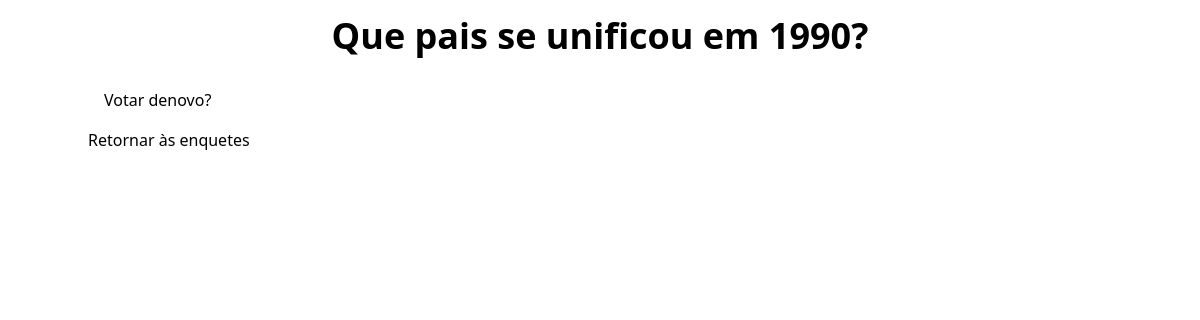
The page /polls/2/results/ on the database as committed earlier.
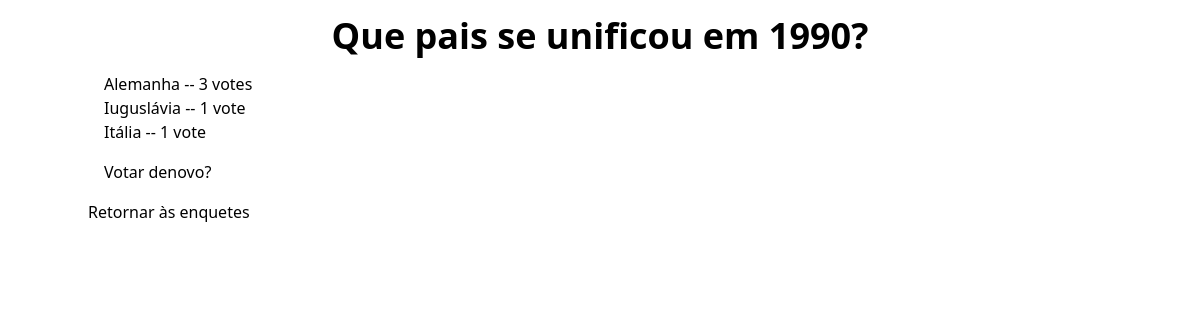
The same page on the database as committed later.
### polls/models.py (models this page shows, shortened)
class Choice(models.Model):
    question = models.ForeignKey(Question, on_delete=models.CASCADE)
    choice_text = models.CharField(max_length=200)
    votes = models.IntegerField(default=0)

### polls/views.py (the view)
# urls.py: path('<int:pk>/results/', views.ResultsView.as_view(), name='results'),
class ResultsView(generic.DetailView):
    model = Question
    template_name = 'polls/results.html'

### polls/templates/polls/results.html (shortened to what this page needs)
<!DOCTYPE html>
<html lang="en">
{% load tailwind_tags %}
<head>
{% tailwind_css %}
</head>
<body class="container mx-auto">
<h1 class="font-bold text-4xl p-4 text-center">{{ question.question_text }}</h1>
<ul class="mx-4">
{% for choice in question.choice_set.all %}
    <li>{{ choice.choice_text }} -- {{ choice.votes }} vote{{ choice.votes|pluralize }}</li>
{% endfor %}
</ul>
<p class="m-4 hover:font-bold hover:text-blue-700"> <a href="{% url 'polls:detail' question.id %}">Votar denovo?</a></p>
<p class=""><a href="{% url 'polls:index'  %}">Retornar às enquetes</a></p>
</body>
</html>

Rows that differ between the two databases and show on the page:
added Choice: choice_text "Alemanha", votes "3"
added Choice: choice_text "Iuguslávia", votes "1"
added Choice: choice_text "Itália", votes "1"
